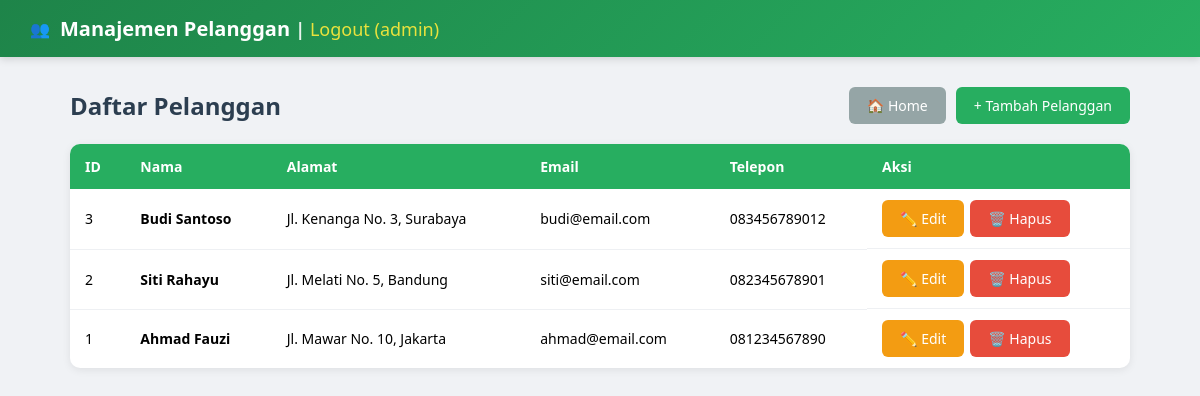
Screenshot of /pelanggan/index.php (signed in) with the database file from the repository.
### tables this page shows
CREATE TABLE IF NOT EXISTS pelanggan (
    ID INT AUTO_INCREMENT PRIMARY KEY,
    Nama VARCHAR(255) NOT NULL,
    Alamat VARCHAR(255),
    Email VARCHAR(255),
    Telepon VARCHAR(20)
);

### pelanggan/index.php (the view, shortened to what this page needs)
<?php
require_once '../koneksi.php';
$result = $conn->query("SELECT * FROM pelanggan ORDER BY ID DESC");
?>
<!DOCTYPE html>
<html lang="id">
<head>
</head>
<body>
<div class="navbar"><span>👥</span><h1>Manajemen Pelanggan <span style="font-size:0.9em;opacity:0.9;">| <a href="../logout.php" style="color:#ffeb3b;text-decoration:none;font-weight:500;">Logout (<?php echo $_SESSION['username']; ?>)</a></span></h1></div>
<div class="container">
    <div class="top">
        <h2>Daftar Pelanggan</h2>
        <div style="display:flex;gap:10px;">
            <a href="../index.php" class="btn btn-secondary">🏠 Home</a>
            <a href="tambah.php" class="btn btn-success">+ Tambah Pelanggan</a>
        </div>
    </div>
    <table>
        <thead>
            <tr><th>ID</th><th>Nama</th><th>Alamat</th><th>Email</th><th>Telepon</th><th>Aksi</th></tr>
        </thead>
        <tbody>
        <?php if ($result->num_rows === 0): ?>
            <tr><td colspan="6" class="empty">Belum ada data pelanggan. <a href="tambah.php">Tambah sekarang</a></td></tr>
        <?php else: ?>
        <?php while ($row = $result->fetch_assoc()): ?>
            <tr>
                <td><?= $row['ID'] ?></td>
                <td><strong><?= htmlspecialchars($row['Nama']) ?></strong></td>
                <td><?= htmlspecialchars($row['Alamat']) ?></td>
                <td><?= htmlspecialchars($row['Email']) ?></td>
                <td><?= $row['Telepon'] ?></td>
                <td style="display:flex;gap:6px;">
                    <a href="edit.php?id=<?= $row['ID'] ?>" class="btn btn-warning">✏️ Edit</a>
                    <a href="hapus.php?id=<?= $row['ID'] ?>" class="btn btn-danger"
                       onclick="return confirm('Yakin ingin menghapus pelanggan ini?')">🗑️ Hapus</a>
                </td>
            </tr>
        <?php endwhile; ?>
        <?php endif; ?>
        </tbody>
    </table>
</div>
</body>
</html>

### pelanggan/index.php (style rules this page uses)
* { margin: 0; padding: 0; box-sizing: border-box; }
body { font-family: 'Segoe UI', Arial, sans-serif; background: #f0f2f5; }
.navbar { background: linear-gradient(135deg, #1e8449, #27ae60); color: white; padding: 15px 30px; display: flex; align-items: center; gap: 10px; box-shadow: 0 2px 8px rgba(0,0,0,0.15); }
.navbar h1 { font-size: 20px; }
.container { max-width: 1100px; margin: 30px auto; padding: 0 20px; }
.top { display: flex; justify-content: space-between; align-items: center; margin-bottom: 20px; }
.top h2 { color: #2c3e50; }
.btn { padding: 9px 18px; border-radius: 6px; text-decoration: none; font-size: 14px; border: none; cursor: pointer; display: inline-block; }
.btn-success { background: #27ae60; color: white; }
.btn-warning { background: #f39c12; color: white; }
.btn-danger { background: #e74c3c; color: white; }
.btn-secondary { background: #95a5a6; color: white; }
table { width: 100%; border-collapse: collapse; background: white; border-radius: 10px; overflow: hidden; box-shadow: 0 2px 8px rgba(0,0,0,0.08); }
th { background: #27ae60; color: white; padding: 13px 15px; text-align: left; font-size: 14px; }
td { padding: 11px 15px; border-bottom: 1px solid #eef0f3; font-size: 14px; }
tr:last-child td { border-bottom: none; }

### rows the page displays
pelanggan: ID "3", Nama "Budi Santoso", Alamat "Jl. Kenanga No. 3, Surabaya", Email "budi@email.com", Telepon "083456789012"
pelanggan: ID "2", Nama "Siti Rahayu", Alamat "Jl. Melati No. 5, Bandung", Email "siti@email.com", Telepon "082345678901"
pelanggan: ID "1", Nama "Ahmad Fauzi", Alamat "Jl. Mawar No. 10, Jakarta", Email "ahmad@email.com", Telepon "081234567890"

### other values shown
$_SESSION['username'] "admin"
